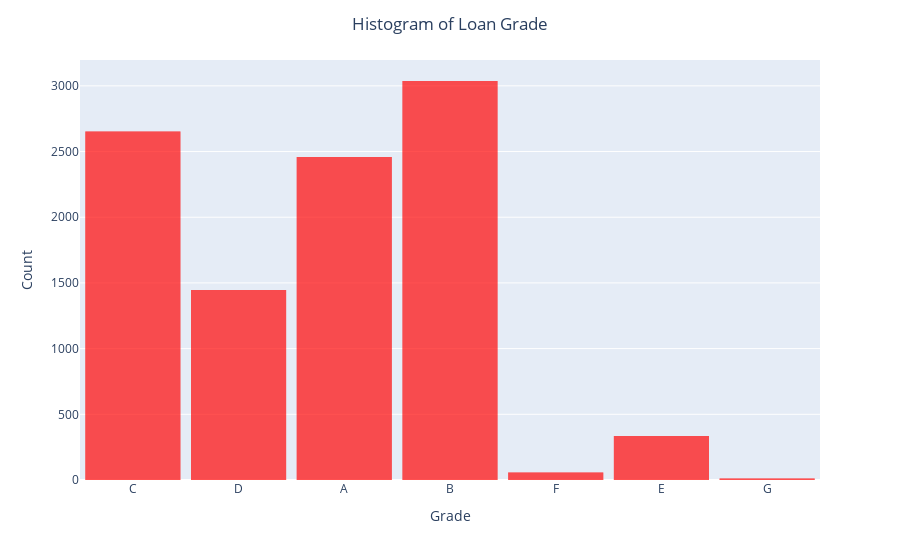

Notebook code cell kept with this figure:
### Markdown cell above
**Problem 2** Try to make your own bar plot of one of the other categorical columns. Add some categorical fill or facets. See how fancy you can make your graph. Make sure it is also still really informative.

### Code cell
# Your code here
fig = px.bar(DF,
            x='grade',
            color_discrete_sequence=['red'])
fig.update_traces(dict(marker_line_width=0))
fig.update_layout(bargap=0.1,
                  title='Histogram of Loan Grade',
                  title_x=0.5,xaxis_title="Grade",yaxis_title="Count")

fig.show()

### Figure 1 — Plotly figure (JSON) as saved in the notebook; plotly's stock layout.template omitted (floating-point values rounded to 4 significant figures; data arrays with more than 128 entries replaced by an {"elided": "..."} marker saying what was removed)
{"data": [{"alignmentgroup": "True", "hovertemplate": "grade=%{x}<br>count=%{y}<extra></extra>", "legendgroup": "", "marker": {"color": "red", "line": {"width": 0}, "pattern": {"shape": ""}}, "name": "", "offsetgroup": "", "orientation": "v", "showlegend": false, "textposition": "auto", "type": "bar", "x": {"elided": "10000 str values"}, "xaxis": "x", "y": {"elided": "10000 int values"}, "yaxis": "y"}], "layout": {"autosize": true, "bargap": 0.1, "barmode": "relative", "legend": {"tracegroupgap": 0}, "margin": {"t": 60}, "title": {"text": "Histogram of Loan Grade", "x": 0.5}, "xaxis": {"anchor": "y", "autorange": true, "domain": [0, 1], "range": [-0.5, 6.5], "title": {"text": "Grade"}, "type": "category"}, "yaxis": {"anchor": "x", "autorange": true, "domain": [0, 1], "range": [0, 3197.0], "title": {"text": "Count"}, "type": "linear"}}}
